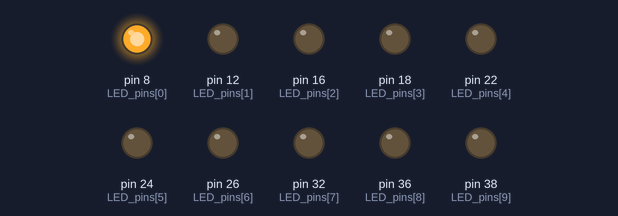
This program was run on a simulated Raspberry Pi (header pin numbers). Parts: output pins drawn as LEDs (lit = HIGH).

Above: at 0.12 s.
At 1.62 s:
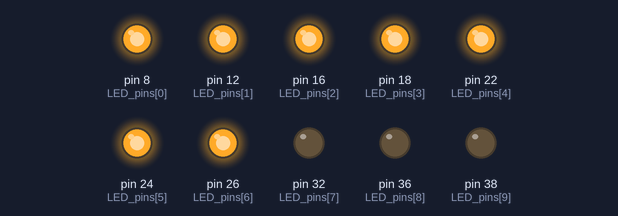
At 3.3 s:
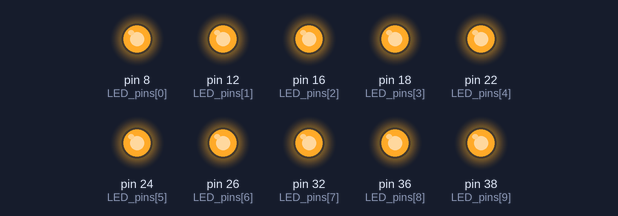
At 5.62 s:
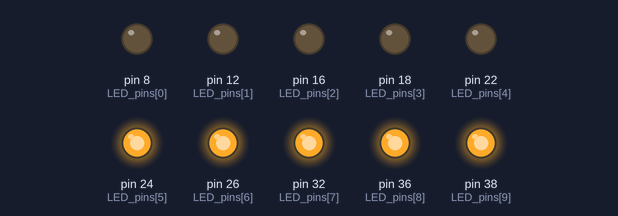
At 7.8 s:
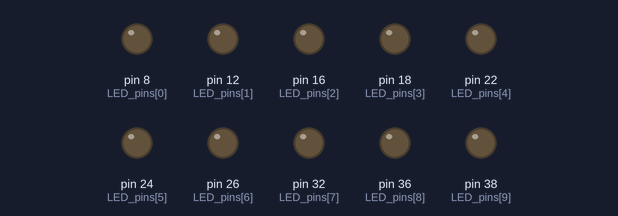
At 11.12 s:
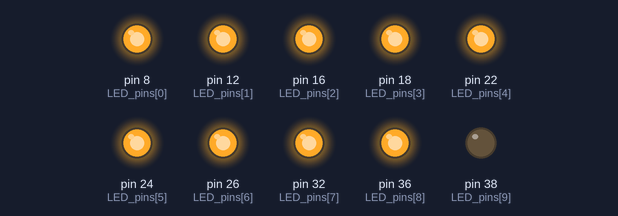
Timing chart, 0 to 11.7 s (numbered marks = the images above):
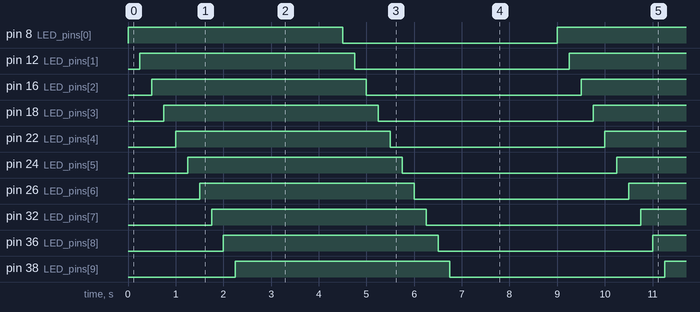

Measured:
- by itself, pin 8 (LED_pins[0]), pin 12 (LED_pins[1]), pin 16 (LED_pins[2]), pin 18 (LED_pins[3]), pin 22 (LED_pins[4]), pin 24 (LED_pins[5]), pin 26 (LED_pins[6]), pin 32 (LED_pins[7]), pin 36 (LED_pins[8]), pin 38 (LED_pins[9]): alternates HIGH for 4.5 s and LOW for 4.5 s
- by itself, everything shown: repeats every 9.0 s, in 20 steps

The program:

ledbar.py
```python
import RPi.GPIO as GPIO
import time

def main():
    LED_pins = [8,12,16,18,22,24,26,32,36,38]

    GPIO.setmode(GPIO.BOARD)

    for p in LED_pins:
        GPIO.setup(p, GPIO.OUT)
        GPIO.output(p, GPIO.LOW)

    try:
        on = True
        while True:
            for p in LED_pins:
                if on:
                    GPIO.output(p, GPIO.HIGH)
                else:
                    GPIO.output(p, GPIO.LOW)
                time.sleep(0.25)
            if(on):
                on = False
            else:
                on = True
            time.sleep(2)
    except KeyboardInterrupt:
        print("Program shut down")
    finally:
        GPIO.cleanup()
        print("Cleaning up and shutting down")

if __name__ == "__main__":
    main()
```
